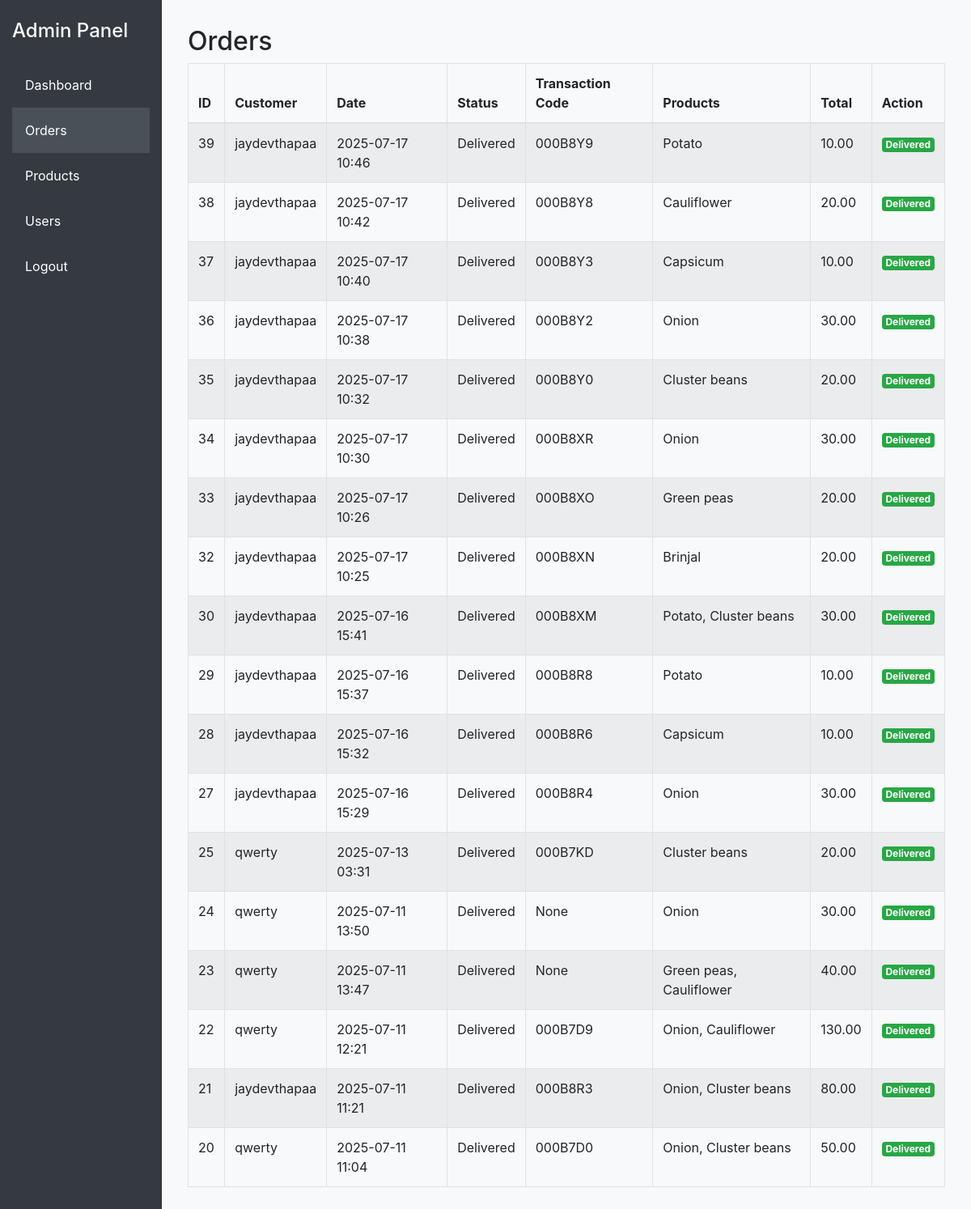
/adminpanel/orders/ (signed in), run on the app's committed database.
### store/models.py (models this page shows, shortened)
class Order(models.Model):
    customer = models.ForeignKey(Customer, on_delete=models.SET_NULL, blank=True, null=True)
    date_orderd = models.DateTimeField(auto_now_add=True)
    complete = models.BooleanField(default=False, null=True, blank=False)
    transaction_id = models.CharField(max_length=100, null=True, blank=True)
    ref_id = models.CharField(max_length=100, null=True, blank=True)
    payment_status = models.CharField(max_length=20, default='pending', choices=[
        ('pending', 'Pending'),
        ('processing', 'Processing'),
        ('shipped', 'Shipped'),
        ('delivered', 'Delivered'),
        ('completed', 'Completed'),
        ('failed', 'Failed'),
        ('cancelled', 'Cancelled'),
    ])
    payment_error = models.TextField(null=True, blank=True)
    esewa_payment_id = models.CharField(max_length=100, null=True, blank=True)
    esewa_merchant_id = models.CharField(max_length=100, null=True, blank=True)
    payment_method = models.CharField(max_length=20, default='esewa', choices=[
        ('esewa', 'eSewa'),
        ('cod', 'Cash on Delivery'),
    ])
    @property
    def get_cart_total(self):
        orderitems = self.orderitem_set.all()
        total = sum([item.get_total for item in orderitems])
        return total

class Customer(models.Model):
    user=models.OneToOneField(User, on_delete=models.CASCADE,null=True,blank=True)
    name=models.CharField(max_length=100, null=True)
    email=models.CharField(max_length=100,null=True)

class OrderItem(models.Model):
    product=models.ForeignKey(Product,on_delete=models.SET_NULL,blank=True,null=True)
    order=models.ForeignKey(Order,on_delete=models.SET_NULL,blank=True,null=True)
    quantity=models.IntegerField(default=0,null=True,blank=True)
    date_added=models.DateTimeField(auto_now_add=True)
    @property
    def get_total(self):
        if self.product is None:
            return 0
        total = self.product.price * self.quantity
        return total

class Product(models.Model):
    name= models.CharField(max_length=100, null=True)
    price = models.DecimalField(max_digits=10, decimal_places=2, default=0.00)
    digital=models.BooleanField(default=False, null=True, blank=False)
    image=models.ImageField(null=True,blank=True)
    about_products = models.TextField(null=True, blank=True, help_text='Brief introduction about the product')

### store/adminpanel_views.py (the view)
# urls.py: path('orders/', adminpanel_views.orders, name='adminpanel_orders'),
@staff_member_required
def orders(request):
    orders = Order.objects.all().order_by('-date_orderd')
    return render(request, 'adminpanel/orders.html', {'orders': orders})

### store/templates/adminpanel/orders.html
{% extends 'adminpanel/base.html' %}
{% block content %}
<h2>Orders</h2>
<table class="table table-bordered table-striped">
    <thead>
        <tr>
            <th>ID</th>
            <th>Customer</th>
            <th>Date</th>
            <th>Status</th>
            <th>Transaction Code</th>
            <th>Products</th>
            <th>Total</th>
            <th>Action</th>
        </tr>
    </thead>
    <tbody>
        {% for order in orders %}
        {% if order.orderitem_set.all %}
        <tr>
            <td>{{ order.id }}</td>
            <td>{{ order.customer.user.username }}</td>
            <td>{{ order.date_orderd|date:'Y-m-d H:i' }}</td>
            <td>{{ order.get_payment_status_display }}</td>
            <td>{{ order.transaction_id }}</td>
            <td>
                {% for item in order.orderitem_set.all %}
                    {{ item.product.name }}{% if not forloop.last %}, {% endif %}
                {% empty %}
                    No products
                {% endfor %}
            </td>
            <td>{{ order.get_cart_total }}</td>
            <td>
                {% if order.payment_status != 'delivered' %}
                    <form method="post" action="{% url 'mark_order_delivered' order.id %}">
                        {% csrf_token %}
                        <button type="submit" class="btn btn-success btn-sm">Mark as Delivered</button>
                    </form>
                {% else %}
                    <span class="badge badge-success">Delivered</span>
                {% endif %}
            </td>
        </tr>
        {% endif %}
        {% endfor %}
    </tbody>
</table>
{% endblock %}

### store/templates/adminpanel/base.html (style rules this page uses)
body { background: #f8f9fa; }

### data on the page
Order: id "39", customer.user.username "jaydevthapaa", date_orderd "2025-07-17 10:46", payment_status "Delivered", transaction_id "000B8Y9", get_cart_total "10.00"
OrderItem: product.name "Potato"
Order: id "38", customer.user.username "jaydevthapaa", date_orderd "2025-07-17 10:42", payment_status "Delivered", transaction_id "000B8Y8", get_cart_total "20.00"
OrderItem: product.name "Cauliflower"
Order: id "37", customer.user.username "jaydevthapaa", date_orderd "2025-07-17 10:40", payment_status "Delivered", transaction_id "000B8Y3", get_cart_total "10.00"
OrderItem: product.name "Capsicum"
Order: id "36", customer.user.username "jaydevthapaa", date_orderd "2025-07-17 10:38", payment_status "Delivered", transaction_id "000B8Y2", get_cart_total "30.00"
OrderItem: product.name "Onion"
Order: id "35", customer.user.username "jaydevthapaa", date_orderd "2025-07-17 10:32", payment_status "Delivered", transaction_id "000B8Y0", get_cart_total "20.00"
OrderItem: product.name "Cluster beans"
Order: id "34", customer.user.username "jaydevthapaa", date_orderd "2025-07-17 10:30", payment_status "Delivered", transaction_id "000B8XR", get_cart_total "30.00"
OrderItem: product.name "Onion"
Order: id "33", customer.user.username "jaydevthapaa", date_orderd "2025-07-17 10:26", payment_status "Delivered", transaction_id "000B8XO", get_cart_total "20.00"
OrderItem: product.name "Green peas"
Order: id "32", customer.user.username "jaydevthapaa", date_orderd "2025-07-17 10:25", payment_status "Delivered", transaction_id "000B8XN", get_cart_total "20.00"
OrderItem: product.name "Brinjal"
Order: id "30", customer.user.username "jaydevthapaa", date_orderd "2025-07-16 15:41", payment_status "Delivered", transaction_id "000B8XM", get_cart_total "30.00"
OrderItem: product.name "Potato"
OrderItem: product.name "Cluster beans"
Order: id "29", customer.user.username "jaydevthapaa", date_orderd "2025-07-16 15:37", payment_status "Delivered", transaction_id "000B8R8", get_cart_total "10.00"
OrderItem: product.name "Potato"
Order: id "28", customer.user.username "jaydevthapaa", date_orderd "2025-07-16 15:32", payment_status "Delivered", transaction_id "000B8R6", get_cart_total "10.00"
OrderItem: product.name "Capsicum"
Order: id "27", customer.user.username "jaydevthapaa", date_orderd "2025-07-16 15:29", payment_status "Delivered", transaction_id "000B8R4", get_cart_total "30.00"
OrderItem: product.name "Onion"
Order: id "25", customer.user.username "qwerty", date_orderd "2025-07-13 03:31", payment_status "Delivered", transaction_id "000B7KD", get_cart_total "20.00"
OrderItem: product.name "Cluster beans"
Order: id "24", customer.user.username "qwerty", date_orderd "2025-07-11 13:50", payment_status "Delivered", transaction_id "None", get_cart_total "30.00"
OrderItem: product.name "Onion"
Order: id "23", customer.user.username "qwerty", date_orderd "2025-07-11 13:47", payment_status "Delivered", transaction_id "None", get_cart_total "40.00"
OrderItem: product.name "Green peas"
OrderItem: product.name "Cauliflower"
Order: id "22", customer.user.username "qwerty", date_orderd "2025-07-11 12:21", payment_status "Delivered", transaction_id "000B7D9", get_cart_total "130.00"
OrderItem: product.name "Onion"
OrderItem: product.name "Cauliflower"
Order: id "21", customer.user.username "jaydevthapaa", date_orderd "2025-07-11 11:21", payment_status "Delivered", transaction_id "000B8R3", get_cart_total "80.00"
OrderItem: product.name "Onion"
OrderItem: product.name "Cluster beans"
Order: id "20", customer.user.username "qwerty", date_orderd "2025-07-11 11:04", payment_status "Delivered", transaction_id "000B7D0", get_cart_total "50.00"
OrderItem: product.name "Onion"
OrderItem: product.name "Cluster beans"
